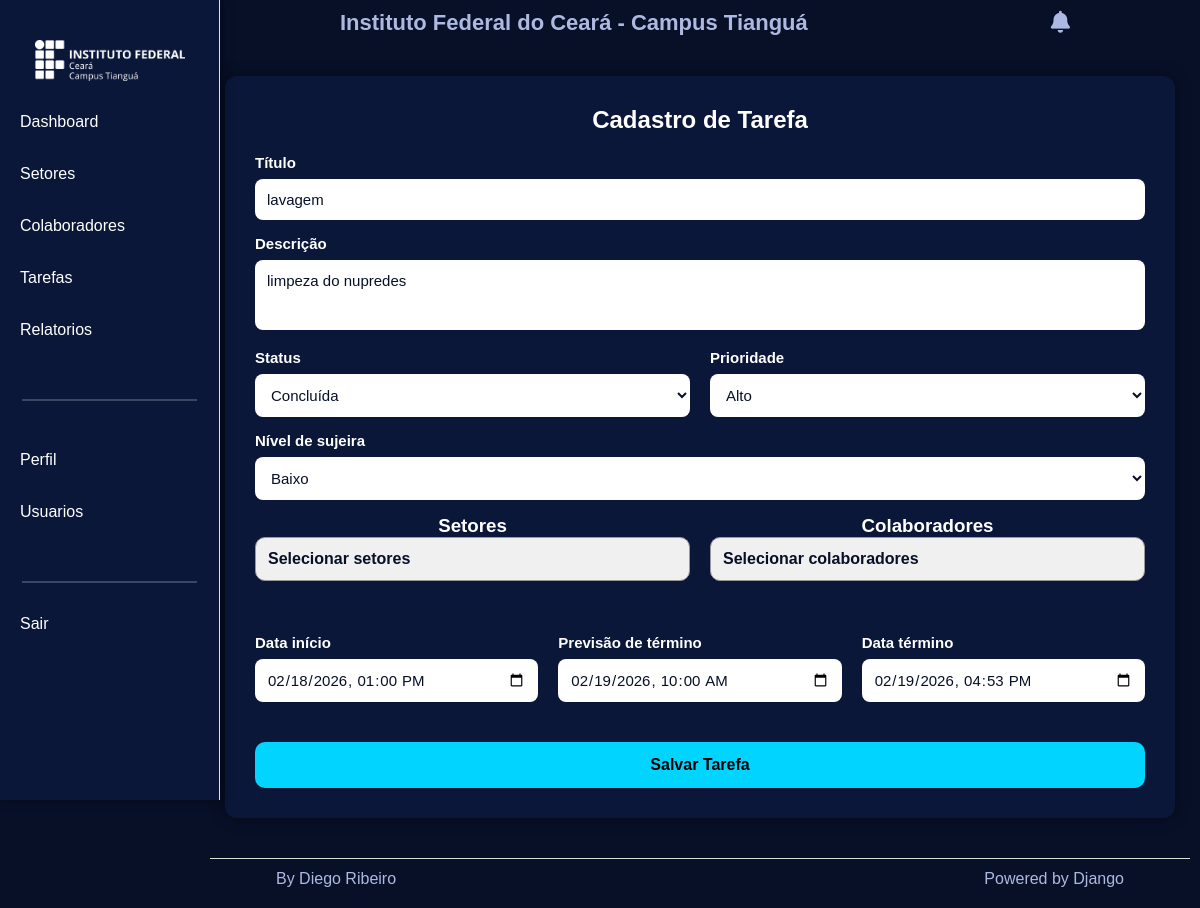
/tarefas/c43e6f147473481ba919a37b8513b8c2/editar/ (signed in), run on the app's committed database.
### management/models.py (models this page shows, shortened)
class Tarefa(models.Model):
    SUJEIRA_CHOICES = [
        ('baixo', 'Baixo'),
        ('medio', 'Médio'),
        ('alto', 'Alto'),
    ]
    STATUS_CHOICES = [
        ('pendente', 'Pendente'),
        ('em_andamento', 'Em andamento'),
        ('concluida', 'Concluída'),
        ('cancelada', 'Cancelada'),
    ]
    PRIORIDADE_CHOICES = [
        ('baixo', 'Baixo'),
        ('medio', 'Médio'),
        ('alto', 'Alto'),
    ]
    id = models.CharField(
        max_length=32,
        primary_key=True,
        default=generate_uuid,
        editable=False
    )
    titulo = models.CharField(max_length=150)
    descricao = models.TextField(blank=True, null=True)
    nivel_sujeira = models.CharField(max_length=10, choices=SUJEIRA_CHOICES)
    status = models.CharField(max_length=20, choices=STATUS_CHOICES, default='pendente')
    data_inicio = models.DateTimeField()
    data_previsao_termino = models.DateTimeField()
    data_termino = models.DateTimeField(blank=True, null=True)
    prioridade = models.CharField(max_length=10, choices=PRIORIDADE_CHOICES)
    colaboradores = models.ManyToManyField(
        Colaborador,
        through="TarefaColaborador",
        related_name="tarefas"
    )
    setores = models.ManyToManyField(
        Setor,
        through="TarefaSetor",
        related_name="tarefas"
    )

### management/views.py (the view)
# urls.py: path('tarefas/<str:id>/editar/', tarefa_edit, name='tarefa_edit'),
@login_required(login_url='/usuarios/login/')
@permission_required('management.change_tarefa', raise_exception=True)
def tarefa_edit(request, id):
    tarefa = get_object_or_404(Tarefa, id=id)
    setores = Setor.objects.all()
    colaboradores = Colaborador.objects.all()
    if request.method == 'POST':
        form = TarefaForm(request.POST, request.FILES, instance=tarefa)
        if form.is_valid():
            form.save()
            messages.success(request, 'Tarefa atualizada com sucesso!')
            return redirect('management:tasks')
    else:
        form = TarefaForm(instance=tarefa)
    return render(request, 'managements/tasks/pages/form.html', {
        'form': form,
        'tarefa': tarefa,
        'setores': setores,
        'colaboradores': colaboradores
    })

### management/templates/managements/tasks/pages/form.html (shortened to what this page needs)
{% include 'managements/tasks/partials/head.html' %}
{% include 'managements/sectors/partials/head.html' %}
<body>
    {% include 'global/partials/sidebar.html' %}
    <div class="content">
        {% include 'global/partials/header.html' %}
        <div class="table-wrapper">
            <form method="post" class="tarefa-form">
                <h2 style="color:white; text-align:center; margin-bottom:20px;">
                    Cadastro de Tarefa
                </h2>
                <div class="form-group">
                    <label>Título</label>
                    {{ form.titulo }}
                </div>
                <div class="form-group">
                    <label>Descrição</label>
                    {{ form.descricao }}
                </div>
                <div class="form-row">
                    <div class="form-group">
                        <label>Status</label>
                        {{ form.status }}
                    </div>
                    <div class="form-group">
                        <label>Prioridade</label>
                        {{ form.prioridade }}
                    </div>
                </div>
                <div class="form-group">
                    <label>Nível de sujeira</label>
                    {{ form.nivel_sujeira }}
                </div>
            <div class="form-row">
                <div class="form-group">
                    <h3 style="color:white;">Setores</h3>
                    <div class="dropdown" id="setoresDropdown">
                        <div class="dropdown-btn" onclick="toggleDropdown('setoresDropdown')">
                            Selecionar setores
                        </div>
                    </div>
                </div>
                <div class="form-group">
                    <h3 style="color:white;">Colaboradores</h3>
                    <div class="dropdown" id="colaboradoresDropdown">
                        <div class="dropdown-btn" onclick="toggleDropdown('colaboradoresDropdown')">
                            Selecionar colaboradores
                        </div>
                    </div>
                </div>
            </div>
                <br>
                <div class="form-row">
                    <div class="form-group">
                        <label>Data início</label>
                        {{ form.data_inicio }}
                    </div>
                    <div class="form-group">
                        <label>Previsão de término</label>
                        {{ form.data_previsao_termino }}
                    </div>
                    <div class="form-group">
                        <label>Data término</label>
                        {{ form.data_termino }}
                    </div>
                </div>
                <button type="submit" class="btn-salvar">
                    Salvar Tarefa
                </button>
            </form>
        </div>
        {% include 'global/partials/footer.html' %}
    </div>
</body>
</html>

### management/templates/global/partials/head.html (style rules this page uses)
* { margin: 0; padding: 0; box-sizing: border-box; font-family: 'Mona Sans', sans-serif; color: #AEB9E1; }
body { display: grid; grid-template-columns: 200px 1fr; height: 100vh; background-color: #081028; }
.content { grid-column: 2; display: grid; grid-template-rows: auto 1fr auto; gap: 10px; padding: 10px; align-items: start; }

### management/templates/managements/tasks/partials/head.html (style rules this page uses)
.tarefa-form { background-color: #0B1739; padding: 30px; border-radius: 12px; max-width: 950px; margin: 30px auto; box-shadow: 0px 0px 15px rgba(0,0,0,0.4); }
.tarefa-form .form-group { margin-bottom: 15px; }
.tarefa-form label { color: #fff; font-weight: bold; display: block; margin-bottom: 8px; font-size: 15px; }
.tarefa-form input, .tarefa-form select, .tarefa-form textarea { width: 100%; padding: 12px; border-radius: 8px; border: none; outline: none; font-size: 15px; background-color: #fff; }
.tarefa-form textarea { height: 70px; resize: none; }
.tarefa-form .form-row { display: flex; gap: 20px; }
.tarefa-form .form-row .form-group { flex: 1; }
.tarefa-form .dropdown { position: relative; width: 100%; margin-bottom: 20px; }
.tarefa-form .dropdown-btn { width: 100%; padding: 12px; background: #f0f0f0; border: 1px solid #999; cursor: pointer; text-align: left; border-radius: 10px; font-weight: bold; }
.tarefa-form .btn-salvar { background-color: #00D4FF; color: #000; font-weight: bold; padding: 14px; border: none; width: 100%; border-radius: 10px; cursor: pointer; font-size: 16px; margin-top: 25px; transition: 0.3s; }
.tarefa-form input, .tarefa-form select, .tarefa-form textarea { width: 100%; padding: 12px; border-radius: 8px; border: none; outline: none; font-size: 15px; background-color: #fff; color: #081028; }
.tarefa-form .dropdown-btn { color: #081028; }

### management/templates/managements/sectors/partials/head.html (style rules this page uses)
h3 { text-align:center; color: #ffffff; padding-bottom:0; }

### data on the page
Tarefa: titulo "lavagem", descricao "limpeza do nupredes", status "Concluída", prioridade "Alto", nivel_sujeira "Baixo", data_inicio "02/18/2026 13:00", data_previsao_termino "02/19/2026 10:00", data_termino "02/19/2026 16:53"
